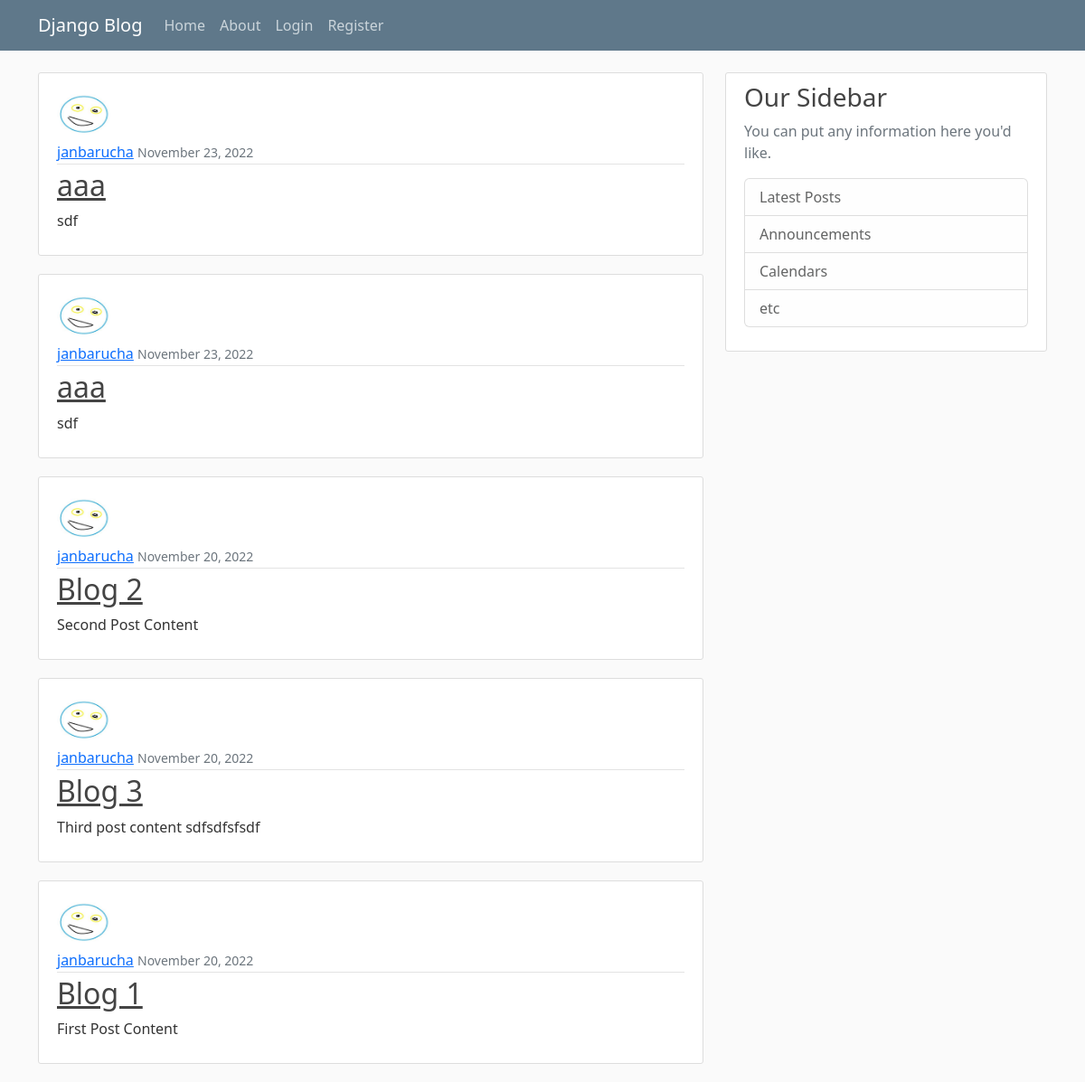
/, run on an earlier commit of the app's database.
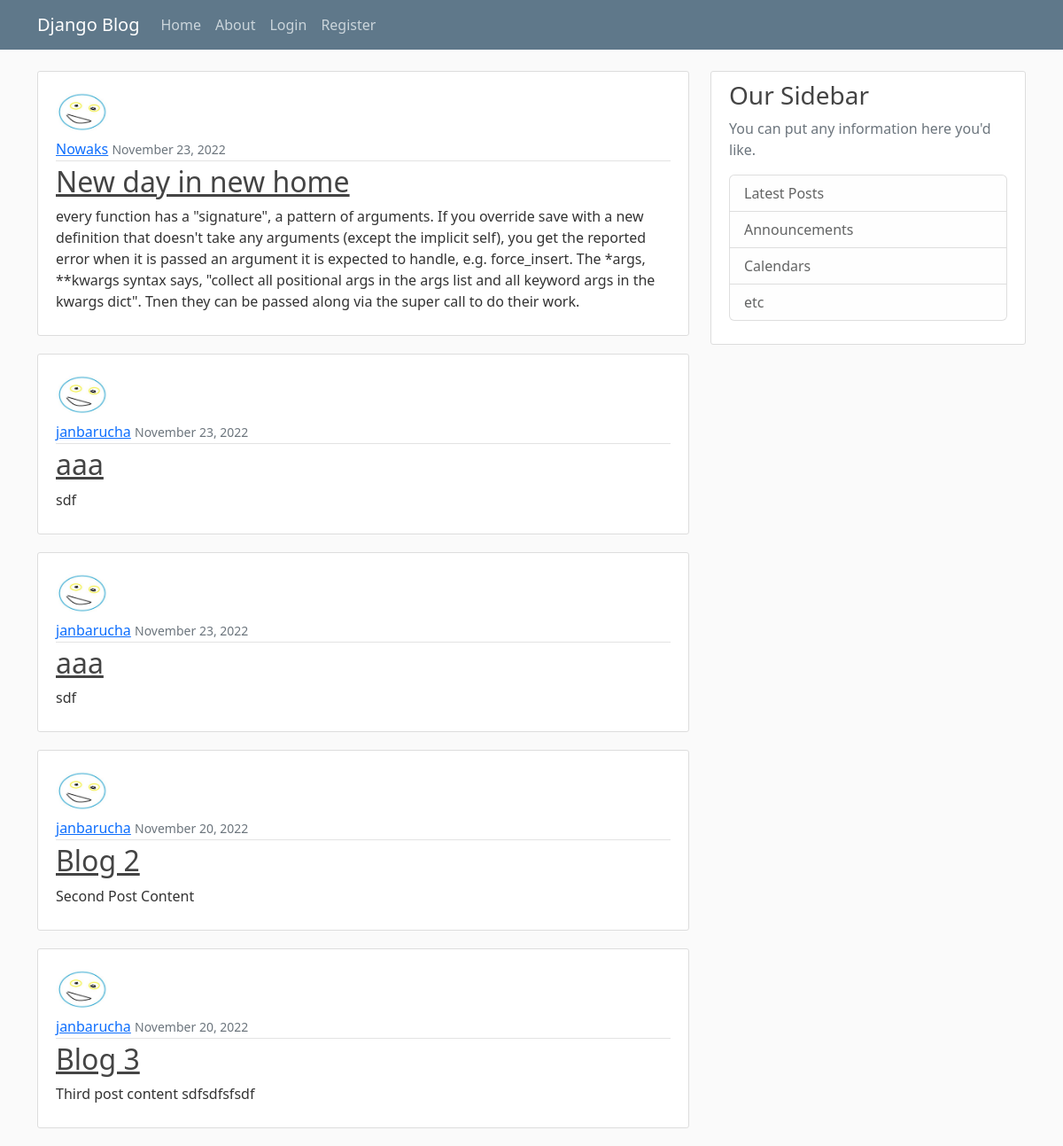
And on a later commit of the database.
### blog/models.py (models this page shows, shortened)
class Post(models.Model):
    title = models.CharField(max_length=50)
    content = models.TextField()
    date_posted = models.DateTimeField(default=timezone.now())
    author = models.ForeignKey(User, on_delete=models.CASCADE)

### users/models.py (models this page shows, shortened)
class Profile(models.Model):
    user = models.OneToOneField(User, on_delete=models.CASCADE)
    image = models.ImageField(default='mypicture.jpg', upload_to='profile_pics')

### blog/views.py (the view)
# urls.py: path('', PostListView.as_view(), name='blog-home'),
class PostListView(ListView):
    model = Post
    template_name = 'blog/home.html'
    context_object_name = 'posts'
    ordering = ['-date_posted']
    paginate_by = 5

### blog/templates/blog/home.html
{% extends "blog/base.html" %}
{% block content %}
    {% for post in posts %}
        <article class="media content-section">
            <img class= "rounded-circle article-img" src="{{ post.author.profile.image.url }}" >
            <div class="media-body">
                <div class="article-metadata">
                    <a class="mr-2" href="#">{{ post.author }}</a>
                    <small class="text-muted">{{ post.date_posted | date:"F d, Y" }}</small>
            </div>
            <h2><a class="article-title" href="{% url 'post-detail' post.id %}">{{ post.title }}</a></h2>
        <p class="article-content">{{ post.content }}</p>
  </div>
</article>
    {% endfor %}
{% endblock content %}

What changed in the data, as far as the page shows it:
no longer on this page (row unchanged): Post: author.profile.image (picture), author "janbarucha", date_posted "November 20, 2022", title "Blog 1", content "First Post Content"
added Post: author.profile.image (picture), author "Nowaks", date_posted "November 23, 2022", title "New day in new home", content "every function has a \"signature\", a pattern of arguments. If you override save with a new definition that doesn't take any arguments (except the implicit self), you get the reported error when it is passed an argument it is expected to handle, e.g. force_insert. The *args, **kwargs syntax says, \"collect all positional args in the args list and all keyword args in the kwargs dict\". Tnen they can be passed along via the super call to do their work."
